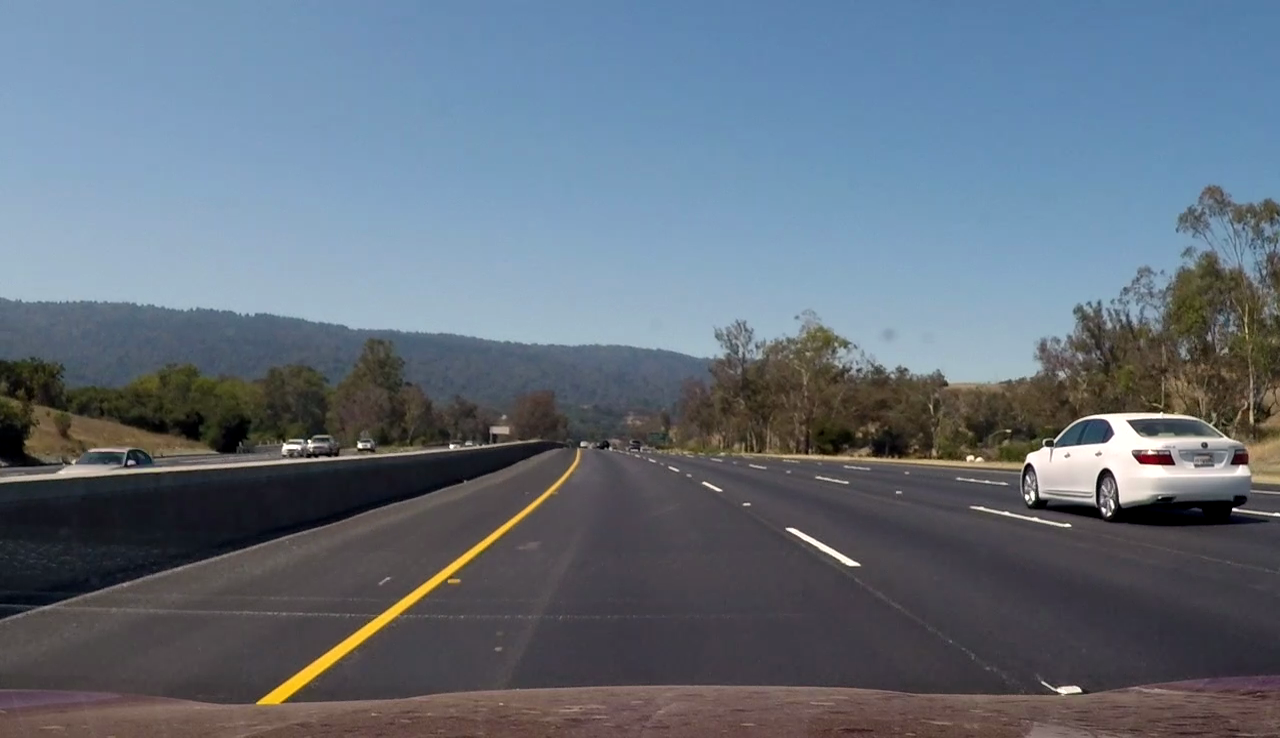
#> input picture test_images/vlcsnap-0176-10-29-15h53m28s019.png, 1280 x 738 px
$ python -i combine.py   (imports and definitions only)   (older library calls are emulated)
#> lines starting #> are read from the running program, lines starting #| are printed output that depends on the picture
# -*- coding: utf-8 -*-
"""
Created on Sat Apr 15 19:46:12 2017

@author: diz
"""

import pickle
import cv2
import numpy as np
import matplotlib.pyplot as plt
import matplotlib.image as mpimg


#image = mpimg.imread('signs_vehicles_xygrad.png')


def abs_sobel_thresh(img, orient='x', sobel_kernel=3, thresh=(0, 255)):

    # Apply the following steps to img
    # 1) Convert to grayscale
#> called with orient = 'x', sobel_kernel = 3, thresh = (0, 255)
    if (len(img.shape) == 3 and img.shape[2] == 3):
        gray = cv2.cvtColor(img, cv2.COLOR_RGB2GRAY)
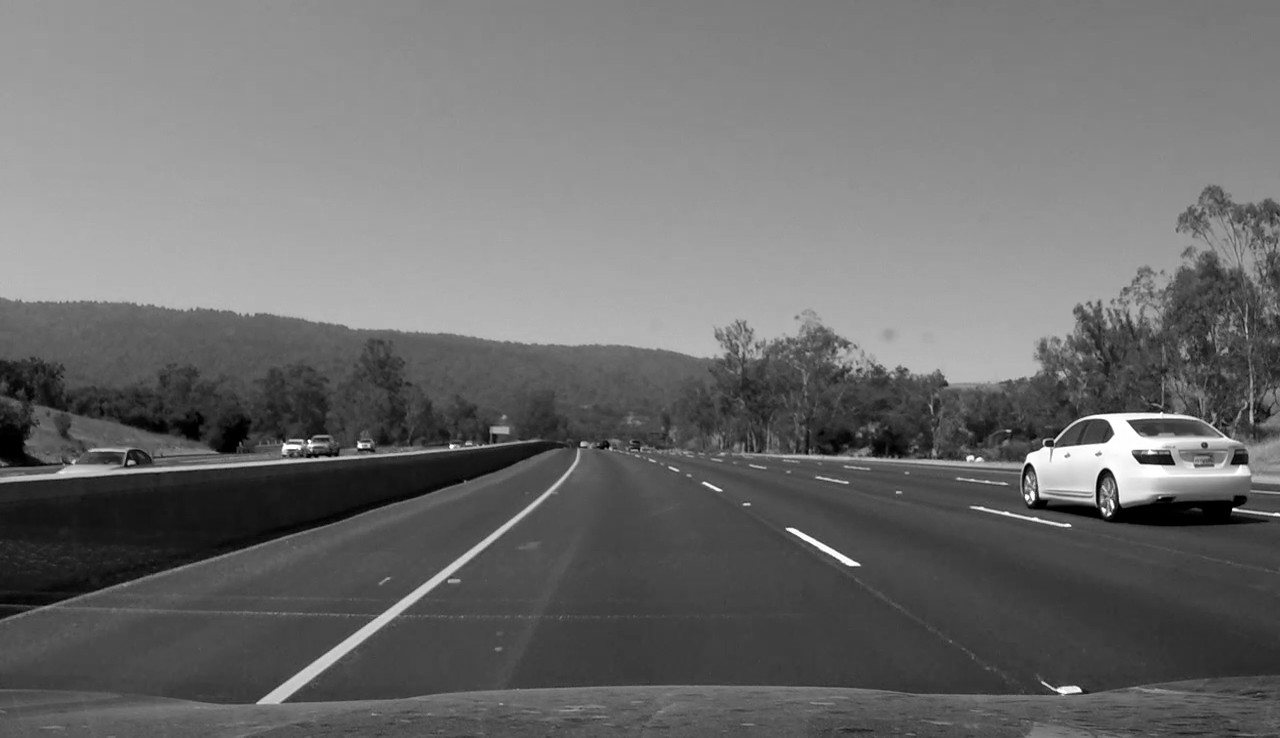
#> gray: shape (738, 1280); min 0, max 255, mean 108.6
    else:
        gray = img
    # 2) Take the derivative in x or y given orient = 'x' or 'y'
    if (orient == 'x'):
        sobel = cv2.Sobel(gray, cv2.CV_64F, 1, 0, ksize=sobel_kernel)
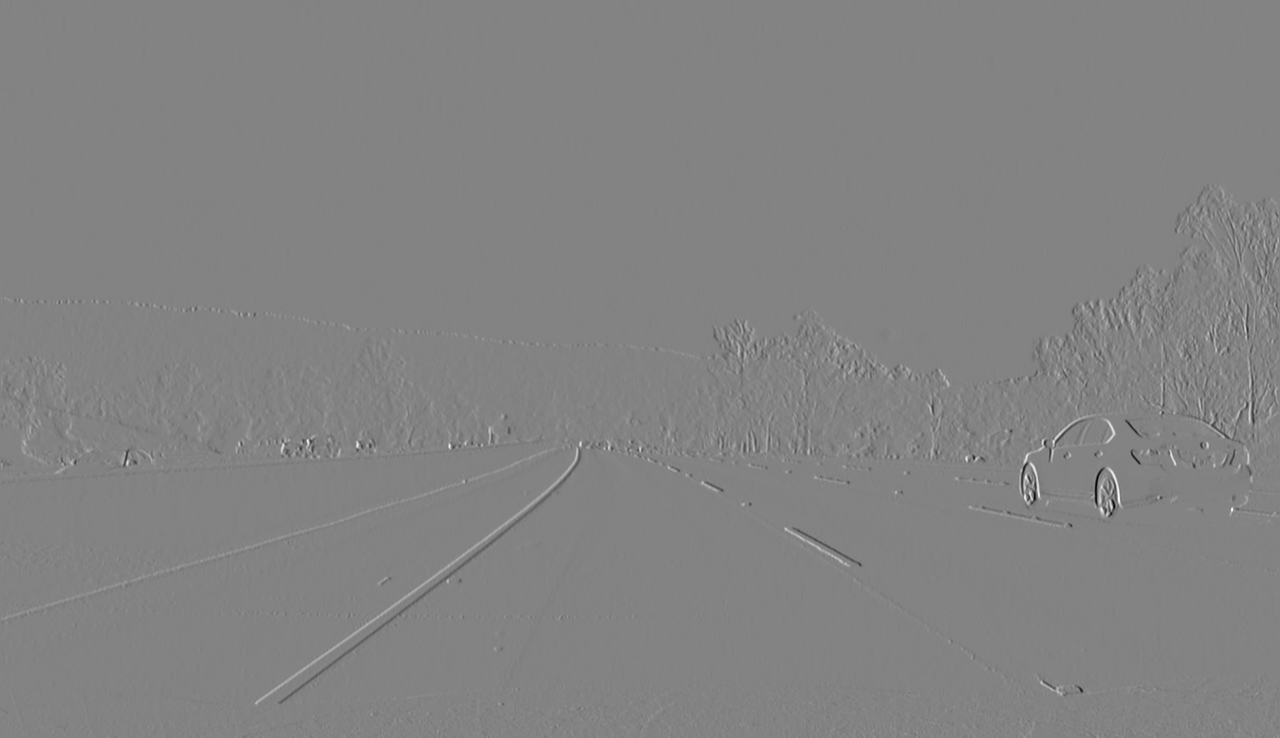
#> sobel: shape (738, 1280) float64; min -852, max 806, mean 0; drawn with min black and max white
    else:
        sobel = cv2.Sobel(gray, cv2.CV_64F, 0, 1, ksize=sobel_kernel)

    # 3) Take the absolute value of the derivative or gradient
    abs_sobel = np.absolute(sobel)
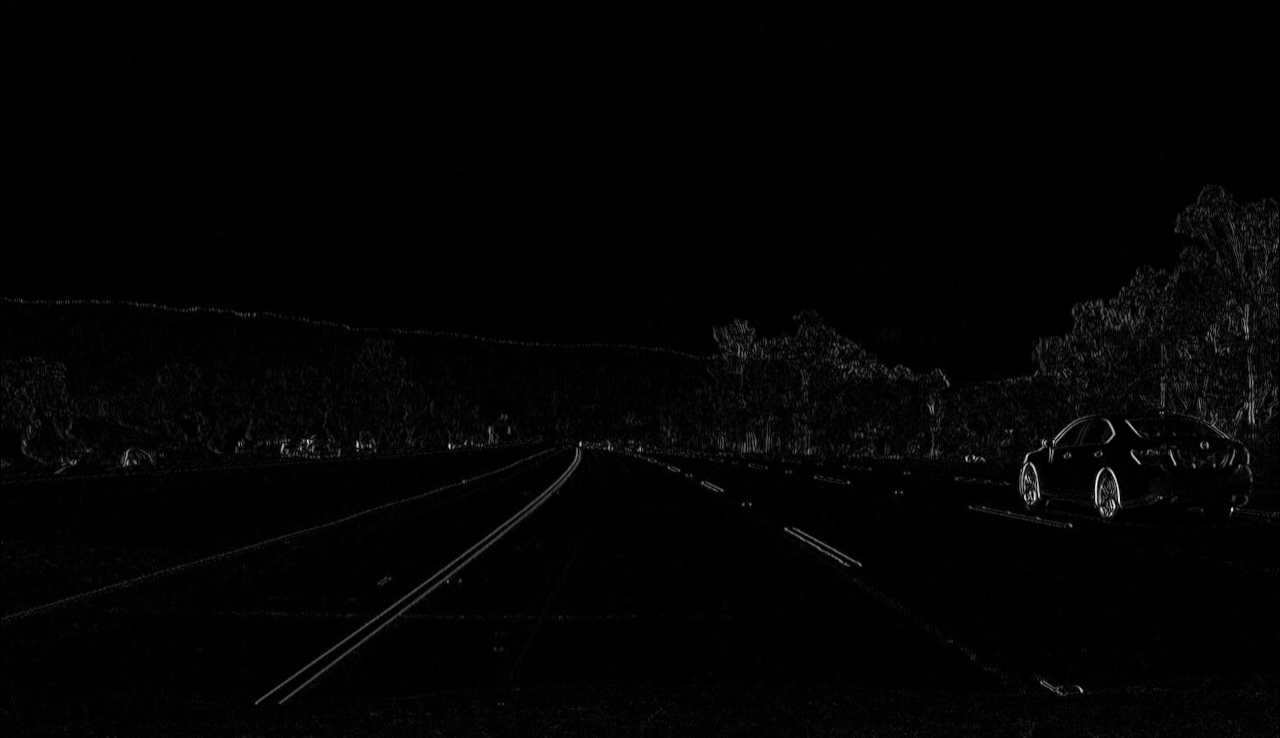
#> abs_sobel: shape (738, 1280) float64; min 0, max 852, mean 10.1; drawn with min black and max white

    # 4) Scale to 8-bit (0 - 255) then convert to type = np.uint8
    scaled_sobel = np.uint8(255*abs_sobel/np.max(abs_sobel))

    # 5) Create a mask of 1's where the scaled gradient magnitude
            # is > thresh_min and < thresh_max
    sxbinary = np.zeros_like(scaled_sobel)
    sxbinary[(scaled_sobel >= thresh[0]) & (scaled_sobel <= thresh[1])] = 1
    # 6) Return this mask as your binary_output image
    binary_output =sxbinary
    return binary_output


# [43 lines left out: functions mag_thresh, dir_thresh, not called in this run]


#%%
# Choose a Sobel kernel size

>>> import cv2
>>> picture = cv2.cvtColor(cv2.imread('test_images/vlcsnap-0176-10-29-15h53m28s019.png'), cv2.COLOR_BGR2RGB)
>>> result = abs_sobel_thresh(picture)
#> result: shape (738, 1280); every value is 1

$ run again, on test_images/vlcsnap-9351-01-24-17h14m25s855.png
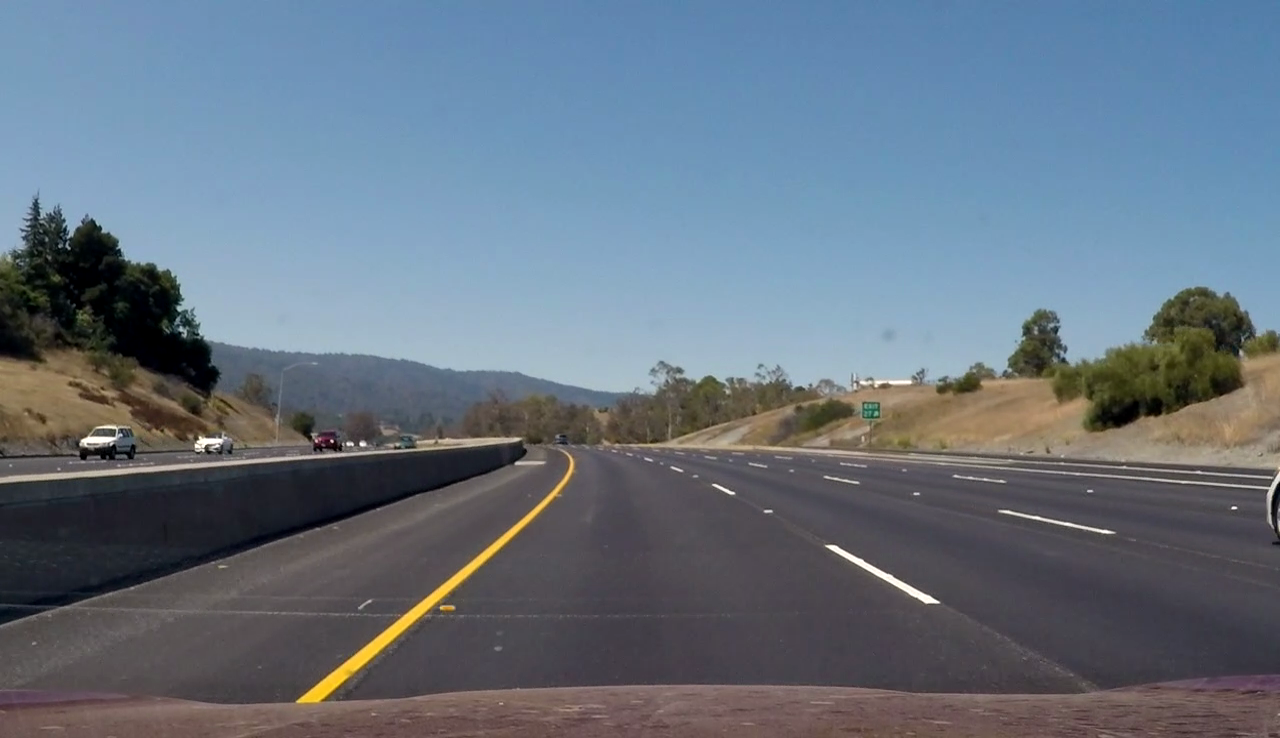
#> input picture test_images/vlcsnap-9351-01-24-17h14m25s855.png, 1280 x 738 px
#> in abs_sobel_thresh, `sobel = cv2.Sobel(gray, cv2.CV_64F, 1, 0, ksize=sobel_kernel)`:
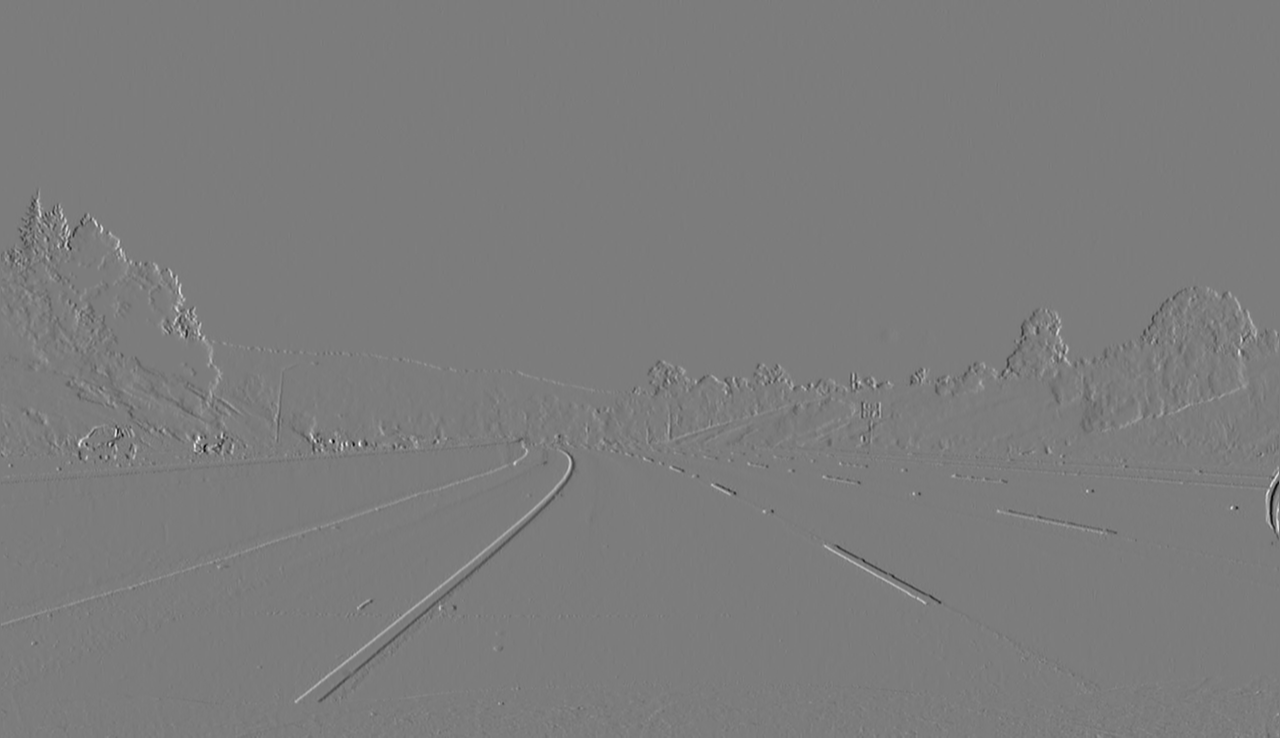
#> sobel: shape (738, 1280) float64; min -695, max 728, mean 0.1; drawn with min black and max white
#> in abs_sobel_thresh, `abs_sobel = np.absolute(sobel)`:
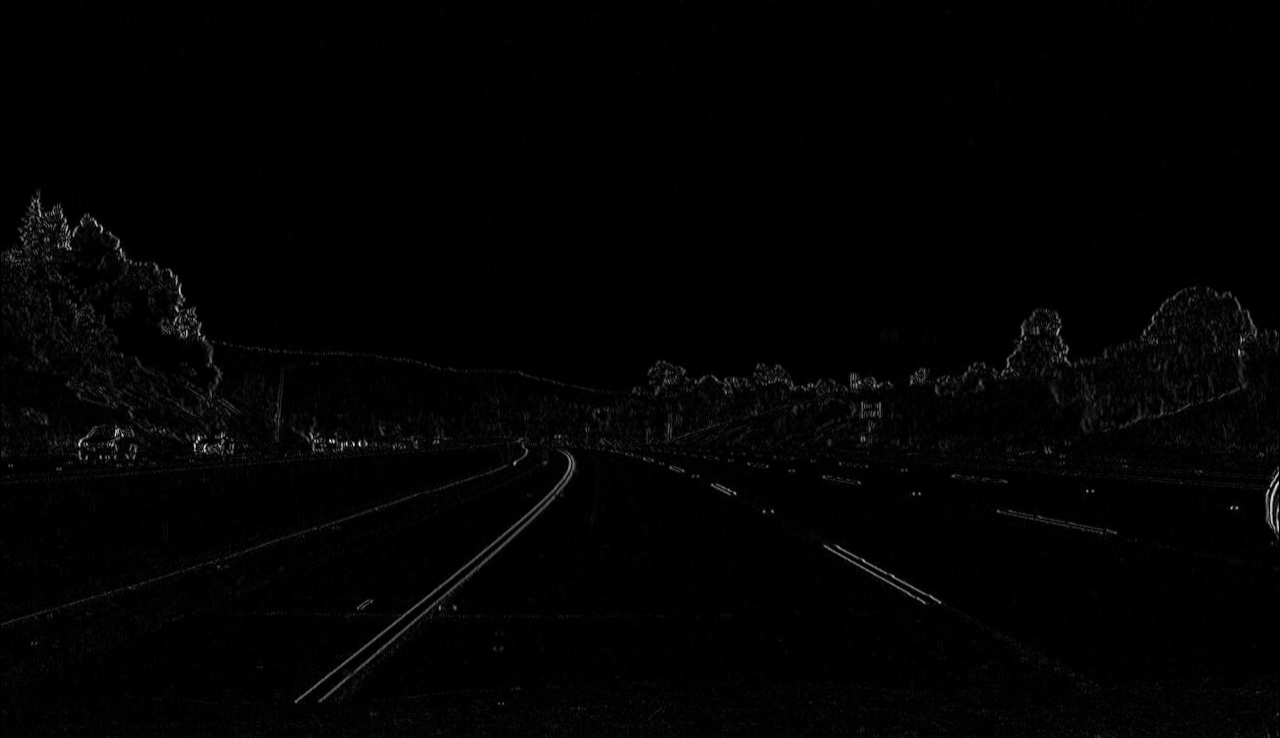
#> abs_sobel: shape (738, 1280) float64; min 0, max 728, mean 8.1; drawn with min black and max white
#> result: shape (738, 1280); every value is 1
